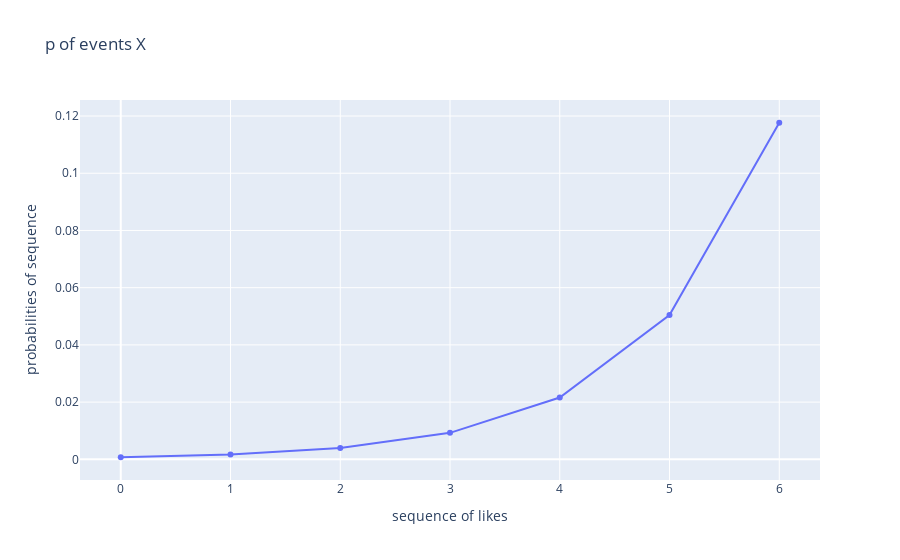

Write notebook code for a chart like this one.
### Markdown cell above
We can plot the various probabilities like so:

### Code cell
import plotly.graph_objects as go
days_of_rain = list(range(0, 7))
scatter = go.Scatter(x = days_of_rain, y = probs)
go.Figure(scatter, {'title': 'p of events X', 'xaxis': {'title': 'sequence of likes'}, 'yaxis': {'title': 'probabilities of sequence'}})

### Figure 1 — Plotly figure (JSON) as saved in the notebook; plotly's stock layout.template omitted (floating-point values rounded to 4 significant figures)
{"data": [{"type": "scatter", "x": [0, 1, 2, 3, 4, 5, 6], "y": [0.000729, 0.001701, 0.003969, 0.009261, 0.02161, 0.05042, 0.1176]}], "layout": {"autosize": true, "title": {"text": "p of events X"}, "xaxis": {"autorange": true, "range": [-0.38, 6.38], "title": {"text": "sequence of likes"}, "type": "linear"}, "yaxis": {"autorange": true, "range": [-0.007835, 0.1262], "title": {"text": "probabilities of sequence"}, "type": "linear"}}}
